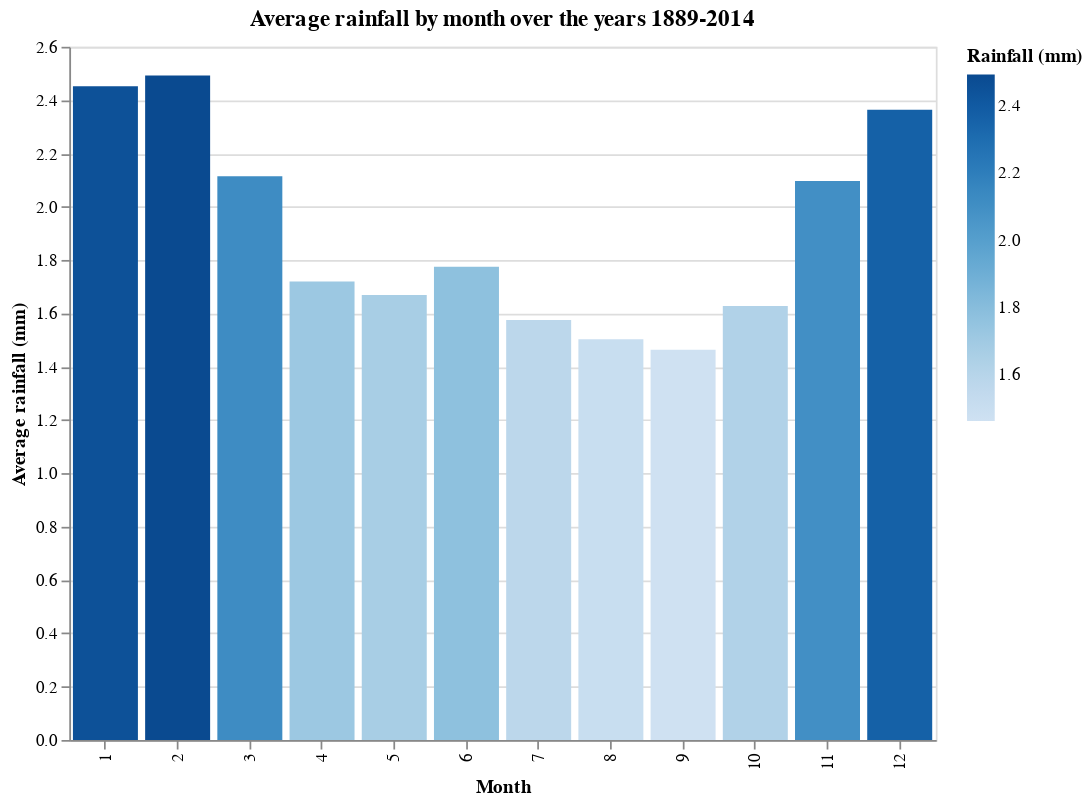

Write notebook code for a chart like this one.
### Code cell
%%time
(alt.Chart(ddf, title='Average rainfall by month over the years 1889-2014')
    .encode(x=alt.X('month:O', title='Month'), 
            y=alt.Y('rain (mm/day)', title='Average rainfall (mm)'), 
            color=alt.Color('rain (mm/day)', title='Rainfall (mm)')).mark_bar()).properties(width=500, height=400)

### Figure 1 — Vega-Lite specification as saved in the notebook (floating-point values rounded to 4 significant figures)
{"$schema": "https://vega.github.io/schema/vega-lite/v4.17.0.json", "config": {"view": {"continuousHeight": 300, "continuousWidth": 400}}, "data": {"name": "data-31d7f699d079687385f0e94d8a4ce2e9"}, "datasets": {"data-31d7f699d079687385f0e94d8a4ce2e9": [{"month": 1, "rain (mm/day)": 2.452}, {"month": 2, "rain (mm/day)": 2.492}, {"month": 3, "rain (mm/day)": 2.115}, {"month": 4, "rain (mm/day)": 1.719}, {"month": 5, "rain (mm/day)": 1.669}, {"month": 6, "rain (mm/day)": 1.775}, {"month": 7, "rain (mm/day)": 1.575}, {"month": 8, "rain (mm/day)": 1.503}, {"month": 9, "rain (mm/day)": 1.464}, {"month": 10, "rain (mm/day)": 1.628}, {"month": 11, "rain (mm/day)": 2.097}, {"month": 12, "rain (mm/day)": 2.364}]}, "encoding": {"color": {"field": "rain (mm/day)", "title": "Rainfall (mm)", "type": "quantitative"}, "x": {"field": "month", "title": "Month", "type": "ordinal"}, "y": {"field": "rain (mm/day)", "title": "Average rainfall (mm)", "type": "quantitative"}}, "height": 400, "mark": "bar", "title": "Average rainfall by month over the years 1889-2014", "width": 500}
